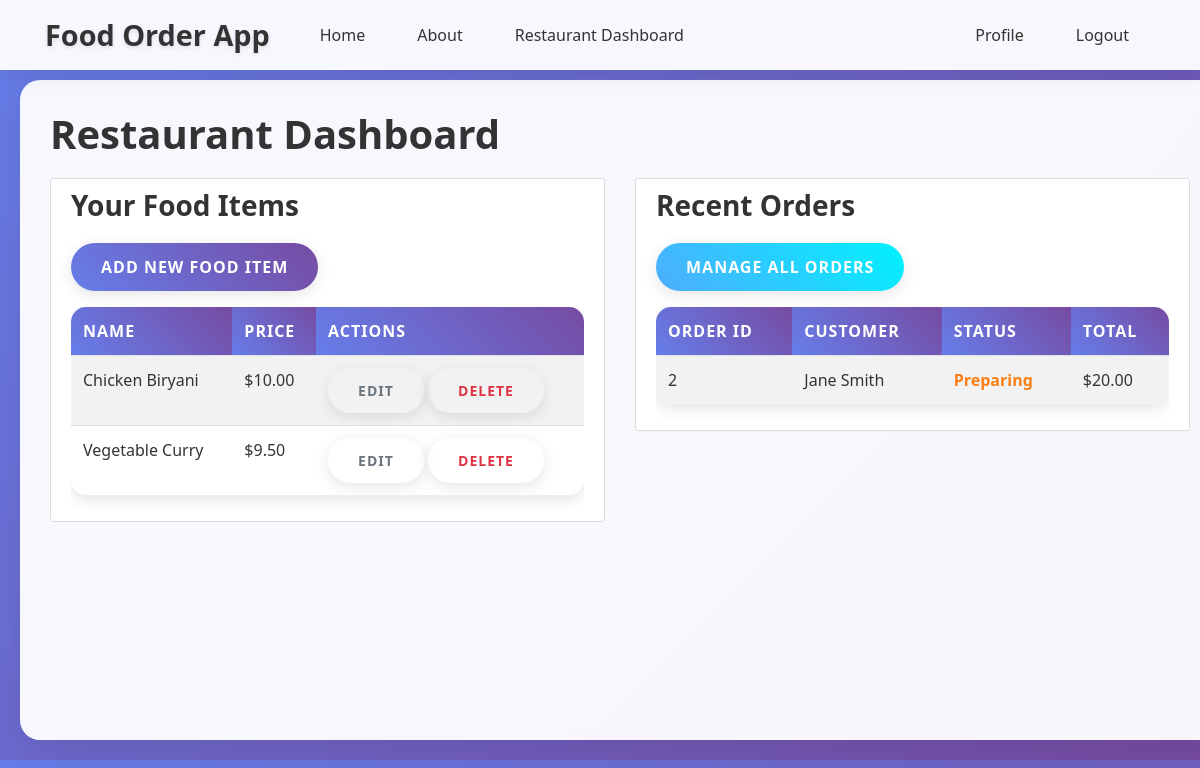
/restaurant/dashboard (signed in), run on the app's committed database.
### app/models/food_item.py (models this page shows, shortened)
class FoodItem(db.Model):
    __tablename__ = 'food_items'
    id = db.Column(db.Integer, primary_key=True)
    name = db.Column(db.String(100), nullable=False)
    description = db.Column(db.Text, nullable=True)
    price = db.Column(db.Numeric(10, 2), nullable=False)
    image_url = db.Column(db.String(200), nullable=True)
    restaurant_id = db.Column(db.Integer, db.ForeignKey('users.id'), nullable=False)
    created_at = db.Column(db.DateTime, default=datetime.utcnow)
    orders = db.relationship('Order', backref='food_item', lazy=True)

### app/models/order.py (models this page shows, shortened)
class Order(db.Model):
    __tablename__ = 'orders'
    id = db.Column(db.Integer, primary_key=True)
    customer_id = db.Column(db.Integer, db.ForeignKey('users.id'), nullable=False)
    food_item_id = db.Column(db.Integer, db.ForeignKey('food_items.id'), nullable=False)
    restaurant_id = db.Column(db.Integer, db.ForeignKey('users.id'), nullable=False)
    quantity = db.Column(db.Integer, nullable=False)
    total_price = db.Column(db.Numeric(10, 2), nullable=False)
    status = db.Column(db.Enum('pending', 'accepted', 'preparing', 'ready', 'delivered', 'cancelled', name='order_status'), default='pending')
    payment_id = db.Column(db.Integer, db.ForeignKey('payments.id'), nullable=True)
    order_date = db.Column(db.DateTime, default=datetime.utcnow)
    payment = db.relationship("Payment", backref="order", uselist=False, foreign_keys="Order.payment_id")

### app/models/user.py (models this page shows, shortened)
class User(db.Model, UserMixin):
    __tablename__ = 'users'
    id = db.Column(db.Integer, primary_key=True)
    name = db.Column(db.String(100), nullable=False)
    email = db.Column(db.String(120), unique=True, nullable=False)
    phone_number = db.Column(db.String(20), unique=True, nullable=False)
    location = db.Column(db.String(200), nullable=False)
    password = db.Column(db.String(60), nullable=False)
    role = db.Column(db.Enum('admin', 'customer', 'restaurant', name='user_roles'), default='customer')
    status = db.Column(db.Enum('active', 'pending', 'suspended', name='account_status'), default='active')
    food_items = db.relationship('FoodItem', backref='restaurant_owner', lazy=True, foreign_keys='FoodItem.restaurant_id')
    orders_as_customer = db.relationship('Order', backref='customer_user', lazy=True, foreign_keys='Order.customer_id')
    orders_as_restaurant = db.relationship('Order', backref='restaurant_user', lazy=True, foreign_keys='Order.restaurant_id')
    payments_as_customer = db.relationship('Payment', backref='customer_payer', lazy=True, foreign_keys='Payment.customer_id')
    payments_as_restaurant = db.relationship('Payment', backref='restaurant_receiver', lazy=True, foreign_keys='Payment.restaurant_id')

### app/routes/restaurant.py (the view)
@restaurant.route("/dashboard")
@login_required
@restaurant_required
def dashboard():
    food_items = FoodItem.query.filter_by(restaurant_id=current_user.id).all()
    orders = Order.query.filter_by(restaurant_id=current_user.id).all()
    return render_template("restaurant_dashboard.html", food_items=food_items, orders=orders)

### app/templates/restaurant_dashboard.html
{% extends "base.html" %}
{% block content %}
    <h1>Restaurant Dashboard</h1>
    <div class="row">
        <div class="col-md-6">
            <div class="content-section">
                <h3>Your Food Items</h3>
                <a href="{{ url_for('restaurant.add_food_item') }}" class="btn btn-primary mb-3">Add New Food Item</a>
                {% if food_items %}
                    <div class="table-responsive">
                        <table class="table table-striped">
                            <thead>
                                <tr>
                                    <th>Name</th>
                                    <th>Price</th>
                                    <th>Actions</th>
                                </tr>
                            </thead>
                            <tbody>
                                {% for food_item in food_items %}
                                    <tr>
                                        <td>{{ food_item.name }}</td>
                                        <td>${{ food_item.price }}</td>
                                        <td>
                                            <a href="{{ url_for('restaurant.edit_food_item', food_item_id=food_item.id) }}" class="btn btn-sm btn-outline-secondary">Edit</a>
                                            <form method="POST" action="{{ url_for('restaurant.delete_food_item', food_item_id=food_item.id) }}" style="display: inline;">
                                                <button type="submit" class="btn btn-sm btn-outline-danger" onclick="return confirm('Are you sure?')">Delete</button>
                                            </form>
                                        </td>
                                    </tr>
                                {% endfor %}
                            </tbody>
                        </table>
                    </div>
                {% else %}
                    <p>No food items yet. <a href="{{ url_for('restaurant.add_food_item') }}">Add your first food item</a>.</p>
                {% endif %}
            </div>
        </div>
        <div class="col-md-6">
            <div class="content-section">
                <h3>Recent Orders</h3>
                <a href="{{ url_for('restaurant.manage_orders') }}" class="btn btn-info mb-3">Manage All Orders</a>
                {% if orders %}
                    <div class="table-responsive">
                        <table class="table table-striped">
                            <thead>
                                <tr>
                                    <th>Order ID</th>
                                    <th>Customer</th>
                                    <th>Status</th>
                                    <th>Total</th>
                                </tr>
                            </thead>
                            <tbody>
                                {% for order in orders[:5] %}
                                    <tr>
                                        <td>{{ order.id }}</td>
                                        <td>{{ order.customer_user.name }}</td>
                                        <td><span class="order-status {{ order.status }}">{{ order.status.title() }}</span></td>
                                        <td>${{ order.total_price }}</td>
                                    </tr>
                                {% endfor %}
                            </tbody>
                        </table>
                    </div>
                {% else %}
                    <p>No orders yet.</p>
                {% endif %}
            </div>
        </div>
    </div>
{% endblock content %}

### app/static/main.css (style rules this page uses)
body { background: #fafafa; color: #333333; margin-top: 5rem; }
h1, h2, h3, h4, h5, h6 { color: #444444; }
.content-section { background: #ffffff; padding: 10px 20px; border: 1px solid #dddddd; border-radius: 3px; margin-bottom: 20px; }
.order-status { font-weight: bold; }
.order-status.preparing { color: #fd7e14; }
body { padding-bottom: 70px; }
@media (min-width: 768px) { body { background: linear-gradient(135deg, #667eea 0%, #764ba2 100%); font-family: 'Segoe UI', Tahoma, Geneva, Verdana, sans-serif; padding-bottom: 0; } }
@media (min-width: 768px) { h1, h2, h3, h4, h5, h6 { color: #333; font-weight: 700; margin-bottom: 20px; } }
@media (min-width: 768px) { .btn { border-radius: 25px; padding: 12px 30px; font-weight: 600; text-transform: uppercase; letter-spacing: 1px; transition: all 0.3s ease; border: none; box-shadow: 0 4px 15px rgba(0, 0, 0, 0.1); } }
@media (min-width: 768px) { .btn-primary { background: linear-gradient(45deg, #667eea, #764ba2); color: white; } }
@media (min-width: 768px) { .btn-info { background: linear-gradient(45deg, #4facfe, #00f2fe); } }
@media (min-width: 768px) { .table { border-radius: 15px; overflow: hidden; box-shadow: 0 5px 15px rgba(0, 0, 0, 0.1); } }
@media (min-width: 768px) { .table thead th { background: linear-gradient(45deg, #667eea, #764ba2); color: white; border: none; font-weight: 600; text-transform: uppercase; letter-spacing: 1px; } }
@media (min-width: 768px) { .table tbody tr { transition: all 0.3s ease; } }

### data on the page
FoodItem: name "Chicken Biryani", price "10.00"
FoodItem: name "Vegetable Curry", price "9.50"
Order: id "2", customer_user.name "Jane Smith", status "Preparing", total_price "20.00"
